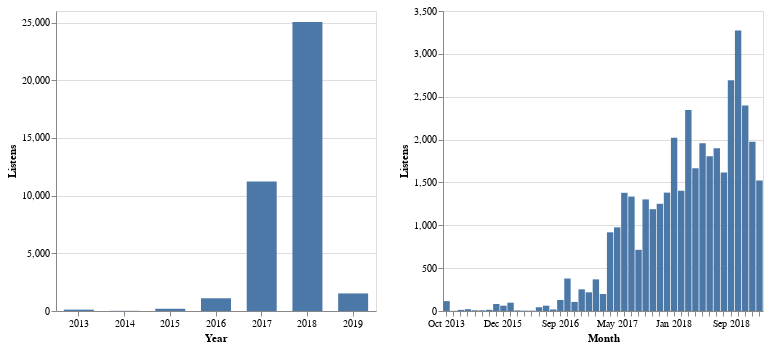

This figure's notebook cell:
### Code cell
#| code-fold: true
t = (
    df.ts.dt  # Use the datetime attributes of the ts column
    .to_period('D')  # Convert the ts column to a 'date' period. So the timestamp is reduced to a date like '28-2-2020'.
    .value_counts()  # Counts the frequency of all days (i.e. count how many songs were played that day).
    .to_timestamp()  # The index is a RangeIndex after the `to_period`, so we convert it back to a datetime.
    .to_frame()      # Altair wants dataframes, so we convert it to a dataframe.
    .reset_index()   # Make the datetime index a separate column instead of the index. 
    .rename(columns={'index': 'date', 'ts': 'listens'})  # Rename the columns to be descriptive
)

yearly = alt.Chart(t).mark_bar(size=30).encode(
    alt.X('year(date):O', title='Year'),
    alt.Y('sum(listens):Q', title='Listens'),
    tooltip=['sum(listens)', 'year(date)']
).properties(width=MAXWIDTH/2)

monthly = alt.Chart(t).mark_bar().encode(
    alt.X('yearmonth(date):O', title='Month'),
    alt.Y('sum(listens):Q', title='Listens'),
    tooltip=['sum(listens)', 'yearmonth(date)'],
).properties(width=MAXWIDTH/2)

# Altair allows really easy formatting, having horizontal concatenation with the | operator
yearly | monthly

### Figure 1 — Vega-Lite specification as saved in the notebook (floating-point values rounded to 4 significant figures; data arrays with more than 128 entries replaced by an {"elided": "..."} marker saying what was removed)
{"usermeta": {"embedOptions": {"theme": "latimes"}}, "config": {"view": {"continuousWidth": 400, "continuousHeight": 300}}, "hconcat": [{"mark": {"type": "bar", "size": 30}, "encoding": {"tooltip": [{"type": "quantitative", "aggregate": "sum", "field": "listens"}, {"type": "temporal", "field": "date", "timeUnit": "year"}], "x": {"type": "ordinal", "field": "date", "timeUnit": "year", "title": "Year"}, "y": {"type": "quantitative", "aggregate": "sum", "field": "listens", "title": "Listens"}}, "width": 320.0}, {"mark": "bar", "encoding": {"tooltip": [{"type": "quantitative", "aggregate": "sum", "field": "listens"}, {"type": "temporal", "field": "date", "timeUnit": "yearmonth"}], "x": {"type": "ordinal", "field": "date", "timeUnit": "yearmonth", "title": "Month"}, "y": {"type": "quantitative", "aggregate": "sum", "field": "listens", "title": "Listens"}}, "width": 320.0}], "data": {"name": "data-bbdccaa9ac9ab783d23accc56de671f6"}, "$schema": "https://vega.github.io/schema/vega-lite/v4.8.1.json", "datasets": {"data-bbdccaa9ac9ab783d23accc56de671f6": {"elided": "774 records"}}}
